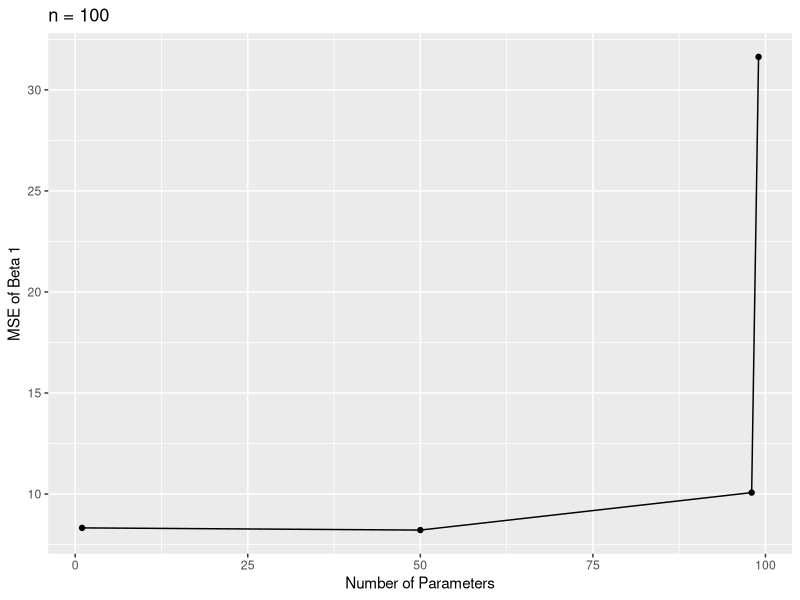

Here is the R script that generated this plot:
## ---- chunk 1
knitr::opts_chunk$set(echo = TRUE)
## ---- chunk 2
simulation <- function(n, d) {
  #set.seed(0)
  betas <- runif(d + 1, min = 0, max = 10)
  dat <- matrix(nrow = n, ncol = d + 1)
  dat <- as.data.frame(dat)
  e_vec <- rnorm(n, mean = 0, sd = 10)
  for (i in 1:n) {
    x_vec <- runif(d, min = 0, max = 100)
    y <- sum(betas[2 : length(betas)] * x_vec) + betas[1] + e_vec[i]
    row <- c(y, x_vec)
    dat[i,] <- row
  }
  colnames(dat)[1] <- "Y"
  lreg <- lm(Y ~ ., data = dat)
  estimate <- summary(lreg)$coeff[,1]
  return (estimate)
}


## ---- chunk 3

## ---- chunk 4
d = 1
n = 100
betas1 <- matrix(nrow = 1000, ncol = d + 1)
betas1 <- as.data.frame(betas1)

for (i in 1:1000){
  betas1[i,] <- simulation(n, d)
}

var1 <- matrix(nrow = 1, ncol = d + 1)
var1 <- as.data.frame(var1)

var1[,1] <- var(betas1[,1])
for (i in 1: d + 1){
  var1[,i] <- var(betas1[,i])
}

View(var1)
## ---- chunk 5
d = 50
n = 100
betas50 <- matrix(nrow = 1000, ncol = d + 1)
betas50 <- as.data.frame(betas50)

for (i in 1:1000){
  betas50[i,] <- simulation(n, d)
}

var50 <- matrix(nrow = 1, ncol = d + 1)
var50 <- as.data.frame(var50)

var50[,1] <- var(betas50[,1])
for (i in 1: d + 1){
  var50[,i] <- var(betas50[,i])
}

View(var50)
## ---- chunk 6
d = 98
n = 100
betas98 <- matrix(nrow = 1000, ncol = d + 1)
betas98 <- as.data.frame(betas98)

for (i in 1:1000){
  betas98[i,] <- simulation(n, d)
}

var98 <- matrix(nrow = 1, ncol = d + 1)
var98 <- as.data.frame(var98)

var98[,1] <- var(betas98[,1])
for (i in 1: d + 1){
  var98[,i] <- var(betas98[,i])
}

View(var98)
## ---- chunk 7
d = 99
n = 100
betas99 <- matrix(nrow = 1000, ncol = d + 1)
betas99 <- as.data.frame(betas99)

for (i in 1:1000){
  betas99[i,] <- simulation(n, d)
}

var99 <- matrix(nrow = 1, ncol = d + 1)
var99 <- as.data.frame(var99)

var99[,1] <- var(betas99[,1])
for (i in 1: d + 1){
  var99[,i] <- var(betas99[,i])
}

View(var99)
## ---- chunk 8
library(ggplot2)
library(dplyr)

MSE_beta1 <- c(var1[,2], var50[,2], var98[,2], var99[,2])
nb <- c(1,50,98,99)
temp <- data.frame(MSE = MSE_beta1, nb = nb)
temp %>% ggplot(aes(x = nb, y = MSE_beta1)) +
  geom_point() +
  geom_line() + 
  labs(x = "Number of Parameters", y = "MSE of Beta 1") + 
  ggtitle("n = 100")

